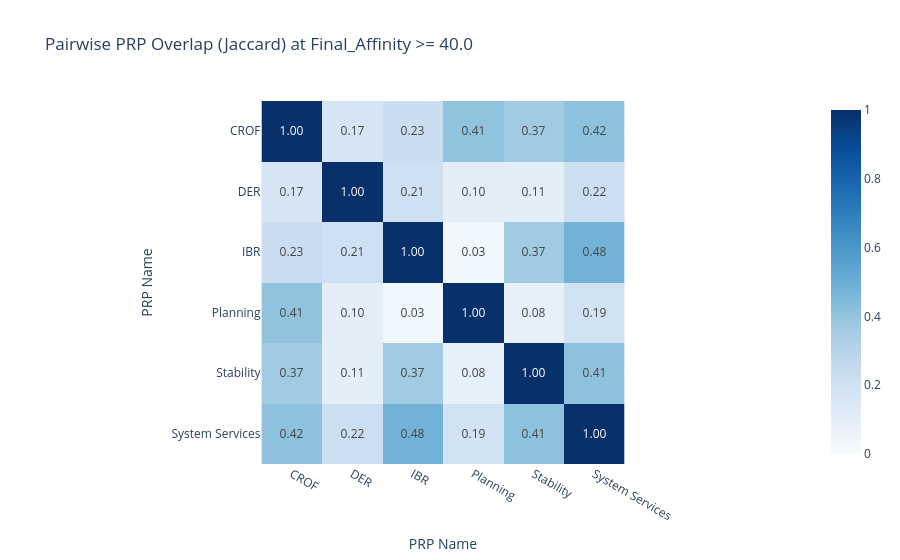
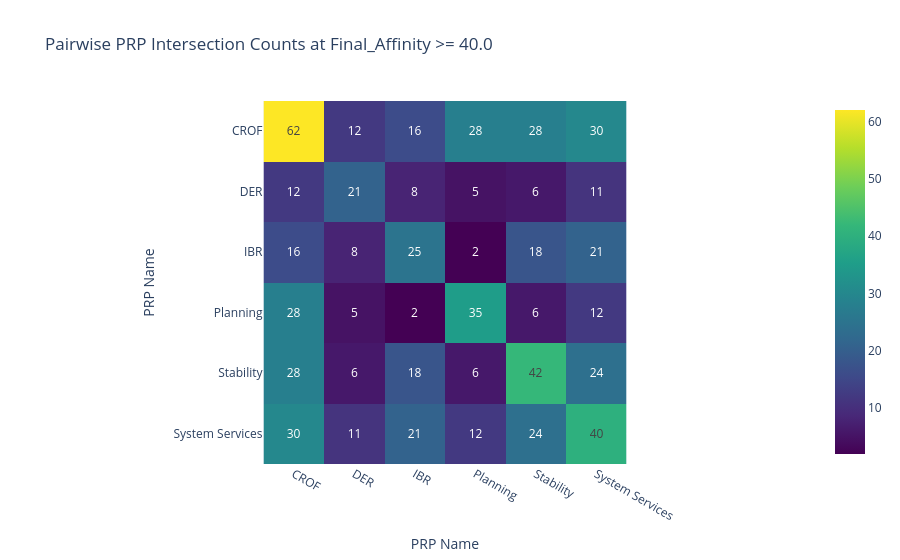
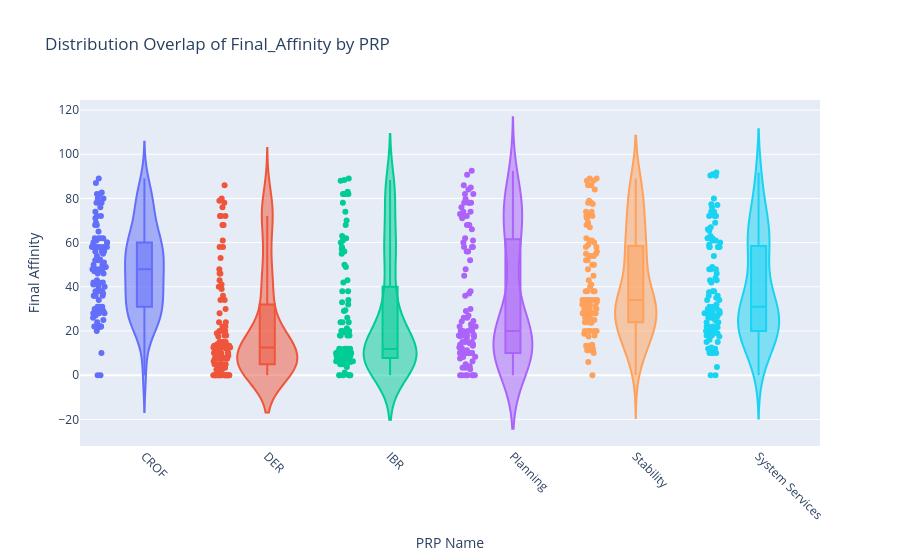
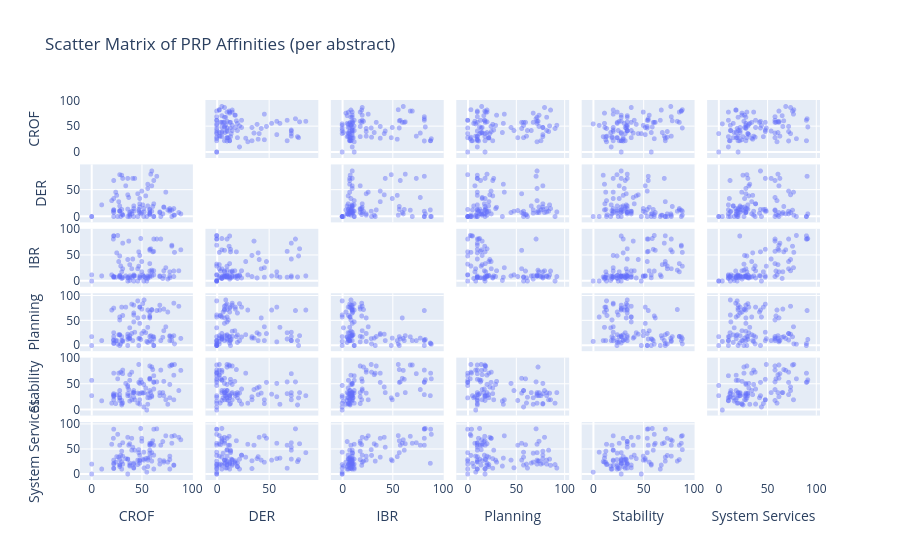

Write notebook code for charts like these, in order.
### Code cell
# Overlap analysis across PRP areas
## 1) Pairwise overlap heatmap (Jaccard) using a configurable high-affinity threshold
## 2) Distribution plot (violin) of Final_Affinity by PRP
## 3) Scatter matrix on per-abstract PRP affinities (works best for a small number of PRPs)

high_affinity_threshold = 40.0

# Build abstract x PRP matrix from the already aggregated ra_analysis_df
wide_affinity = (
    ra_analysis_df
    .pivot_table(index='Abstract_Index', columns='PRP_Name', values='Final_Affinity', aggfunc='max')
    .sort_index(axis=1)
 )

# Binary membership: whether each abstract is strongly associated with each PRP
membership = (wide_affinity >= high_affinity_threshold).fillna(False).astype(int)

# Pairwise Jaccard overlap = |A∩B| / |A∪B|
prp_cols = membership.columns.tolist()
jaccard = pd.DataFrame(index=prp_cols, columns=prp_cols, dtype=float)

for a in prp_cols:
    A = membership[a] == 1
    for b in prp_cols:
        B = membership[b] == 1
        union = (A | B).sum()
        inter = (A & B).sum()
        jaccard.loc[a, b] = (inter / union) if union > 0 else np.nan

fig = px.imshow(
    jaccard,
    text_auto='.2f',
    color_continuous_scale='Blues',
    zmin=0,
    zmax=1,
    title=f'Pairwise PRP Overlap (Jaccard) at Final_Affinity >= {high_affinity_threshold}'
 )
fig.update_layout(xaxis_title='PRP Name', yaxis_title='PRP Name')
fig.show()

# Optional: raw intersection counts (how many abstracts overlap between PRP pairs)
intersections = pd.DataFrame(index=prp_cols, columns=prp_cols, dtype=float)
for a in prp_cols:
    A = membership[a] == 1
    for b in prp_cols:
        B = membership[b] == 1
        intersections.loc[a, b] = float((A & B).sum())

fig = px.imshow(
    intersections,
    text_auto='.0f',
    color_continuous_scale='Viridis',
    title=f'Pairwise PRP Intersection Counts at Final_Affinity >= {high_affinity_threshold}'
 )
fig.update_layout(xaxis_title='PRP Name', yaxis_title='PRP Name')
fig.show()

# Distribution overlap of affinities per PRP
fig = px.violin(
    ra_analysis_df,
    x='PRP_Name',
    y='Final_Affinity',
    color='PRP_Name',
    box=True,
    points='all',
    title='Distribution Overlap of Final_Affinity by PRP'
 )
fig.update_layout(xaxis_title='PRP Name', yaxis_title='Final Affinity', showlegend=False)
fig.update_xaxes(tickangle=45)
fig.show()

# Scatter matrix (quick exploratory view of pairwise relationships between PRPs)
# Note: can get cluttered if the number of PRPs grows.
scatter_df = wide_affinity.reset_index(drop=True).copy()

fig = px.scatter_matrix(
    scatter_df,
    dimensions=prp_cols,
    title='Scatter Matrix of PRP Affinities (per abstract)'
 )
fig.update_traces(diagonal_visible=False, marker=dict(size=5, opacity=0.45))
fig.show()

print('Abstract x PRP matrix shape:', wide_affinity.shape)
display(wide_affinity.head(10))
display(jaccard)

### Figure 1 — Plotly figure (JSON) as saved in the notebook; plotly's stock layout.template omitted (floating-point values rounded to 4 significant figures)
{"data": [{"coloraxis": "coloraxis", "hovertemplate": "x: %{x}<br>y: %{y}<br>color: %{z}<extra></extra>", "name": "0", "texttemplate": "%{z:.2f}", "type": "heatmap", "x": ["CROF", "DER", "IBR", "Planning", "Stability", "System Services"], "xaxis": "x", "y": ["CROF", "DER", "IBR", "Planning", "Stability", "System Services"], "yaxis": "y", "z": [[1.0, 0.169, 0.2254, 0.4058, 0.3684, 0.4167], [0.169, 1.0, 0.2105, 0.09804, 0.1053, 0.22], [0.2254, 0.2105, 1.0, 0.03448, 0.3673, 0.4773], [0.4058, 0.09804, 0.03448, 1.0, 0.08451, 0.1905], [0.3684, 0.1053, 0.3673, 0.08451, 1.0, 0.4138], [0.4167, 0.22, 0.4773, 0.1905, 0.4138, 1.0]]}], "layout": {"coloraxis": {"cmax": 1, "cmin": 0, "colorscale": [[0, "rgb(247,251,255)"], [0.125, "rgb(222,235,247)"], [0.25, "rgb(198,219,239)"], [0.375, "rgb(158,202,225)"], [0.5, "rgb(107,174,214)"], [0.625, "rgb(66,146,198)"], [0.75, "rgb(33,113,181)"], [0.875, "rgb(8,81,156)"], [1, "rgb(8,48,107)"]]}, "title": {"text": "Pairwise PRP Overlap (Jaccard) at Final_Affinity >= 40.0"}, "xaxis": {"anchor": "y", "constrain": "domain", "domain": [0, 1], "scaleanchor": "y", "title": {"text": "PRP Name"}}, "yaxis": {"anchor": "x", "autorange": "reversed", "constrain": "domain", "domain": [0, 1], "title": {"text": "PRP Name"}}}}

### Figure 2 — Plotly figure (JSON) as saved in the notebook; plotly's stock layout.template omitted (floating-point values rounded to 4 significant figures)
{"data": [{"coloraxis": "coloraxis", "hovertemplate": "x: %{x}<br>y: %{y}<br>color: %{z}<extra></extra>", "name": "0", "texttemplate": "%{z:.0f}", "type": "heatmap", "x": ["CROF", "DER", "IBR", "Planning", "Stability", "System Services"], "xaxis": "x", "y": ["CROF", "DER", "IBR", "Planning", "Stability", "System Services"], "yaxis": "y", "z": [[62.0, 12.0, 16.0, 28.0, 28.0, 30.0], [12.0, 21.0, 8.0, 5.0, 6.0, 11.0], [16.0, 8.0, 25.0, 2.0, 18.0, 21.0], [28.0, 5.0, 2.0, 35.0, 6.0, 12.0], [28.0, 6.0, 18.0, 6.0, 42.0, 24.0], [30.0, 11.0, 21.0, 12.0, 24.0, 40.0]]}], "layout": {"coloraxis": {"colorscale": [[0, "#440154"], [0.1111, "#482878"], [0.2222, "#3e4989"], [0.3333, "#31688e"], [0.4444, "#26828e"], [0.5556, "#1f9e89"], [0.6667, "#35b779"], [0.7778, "#6ece58"], [0.8889, "#b5de2b"], [1, "#fde725"]]}, "title": {"text": "Pairwise PRP Intersection Counts at Final_Affinity >= 40.0"}, "xaxis": {"anchor": "y", "constrain": "domain", "domain": [0, 1], "scaleanchor": "y", "title": {"text": "PRP Name"}}, "yaxis": {"anchor": "x", "autorange": "reversed", "constrain": "domain", "domain": [0, 1], "title": {"text": "PRP Name"}}}}

### Figure 3 — Plotly figure (JSON) as saved in the notebook; plotly's stock layout.template omitted (floating-point values rounded to 4 significant figures)
{"data": [{"alignmentgroup": "True", "box": {"visible": true}, "hovertemplate": "PRP_Name=%{x}<br>Final_Affinity=%{y}<extra></extra>", "legendgroup": "CROF", "marker": {"color": "#636efa"}, "name": "CROF", "offsetgroup": "CROF", "orientation": "v", "points": "all", "scalegroup": "True", "showlegend": true, "type": "violin", "x": ["CROF", "CROF", "CROF", "CROF", "CROF", "CROF", "CROF", "CROF", "CROF", "CROF", "CROF", "CROF", "CROF", "CROF", "CROF", "CROF", "CROF", "CROF", "CROF", "CROF", "CROF", "CROF", "CROF", "CROF", "CROF", "CROF", "CROF", "CROF", "CROF", "CROF", "CROF", "CROF", "CROF", "CROF", "CROF", "CROF", "CROF", "CROF", "CROF", "CROF", "CROF", "CROF", "CROF", "CROF", "CROF", "CROF", "CROF", "CROF", "CROF", "CROF", "CROF", "CROF", "CROF", "CROF", "CROF", "CROF", "CROF", "CROF", "CROF", "CROF", "CROF", "CROF", "CROF", "CROF", "CROF", "CROF", "CROF", "CROF", "CROF", "CROF", "CROF", "CROF", "CROF", "CROF", "CROF", "CROF", "CROF", "CROF", "CROF", "CROF", "CROF", "CROF", "CROF", "CROF", "CROF", "CROF", "CROF", "CROF", "CROF", "CROF", "CROF", "CROF", "CROF", "CROF", "CROF", "CROF", "CROF", "CROF", "CROF"], "x0": " ", "xaxis": "x", "y": [22.0, 31.0, 20.0, 74.0, 38.0, 52.0, 76.0, 60.0, 58.0, 51.0, 56.0, 68.0, 40.0, 22.0, 62.0, 38.0, 61.0, 31.0, 65.0, 26.0, 48.0, 59.0, 48.0, 37.0, 22.0, 54.0, 56.0, 58.0, 58.0, 30.0, 48.0, 46.0, 28.0, 55.0, 28.0, 58.0, 36.0, 30.0, 80.0, 78.0, 22.0, 25.0, 38.0, 49.0, 34.0, 30.0, 31.0, 62.0, 24.0, 36.0, 42.0, 58.0, 52.0, 42.0, 21.67, 62.0, 52.33, 28.0, 68.0, 72.0, 50.0, 46.0, 71.0, 41.0, 38.0, 78.0, 10.0, 22.0, 42.0, 29.0, 72.0, 89.0, 36.0, 58.0, 82.67, 82.0, 47.0, 87.0, 0.0, 60.0, 27.0, 78.0, 47.0, 42.0, 69.0, 80.0, 28.0, 43.0, 0.0, 28.0, 62.0, 48.0, 36.0, 82.0, 40.0, 60.0, 50.0, 56.0, 22.0], "y0": " ", "yaxis": "y"}, {"alignmentgroup": "True", "box": {"visible": true}, "hovertemplate": "PRP_Name=%{x}<br>Final_Affinity=%{y}<extra></extra>", "legendgroup": "DER", "marker": {"color": "#EF553B"}, "name": "DER", "offsetgroup": "DER", "orientation": "v", "points": "all", "scalegroup": "True", "showlegend": true, "type": "violin", "x": ["DER", "DER", "DER", "DER", "DER", "DER", "DER", "DER", "DER", "DER", "DER", "DER", "DER", "DER", "DER", "DER", "DER", "DER", "DER", "DER", "DER", "DER", "DER", "DER", "DER", "DER", "DER", "DER", "DER", "DER", "DER", "DER", "DER", "DER", "DER", "DER", "DER", "DER", "DER", "DER", "DER", "DER", "DER", "DER", "DER", "DER", "DER", "DER", "DER", "DER", "DER", "DER", "DER", "DER", "DER", "DER", "DER", "DER", "DER", "DER", "DER", "DER", "DER", "DER", "DER", "DER", "DER", "DER", "DER", "DER", "DER", "DER", "DER", "DER", "DER", "DER", "DER", "DER", "DER", "DER", "DER", "DER", "DER", "DER", "DER", "DER", "DER", "DER", "DER", "DER", "DER", "DER", "DER", "DER", "DER", "DER", "DER", "DER", "DER", "DER"], "x0": " ", "xaxis": "x", "y": [12.5, 2.5, 30.0, 46.0, 8.0, 0.0, 12.5, 10.0, 7.5, 22.0, 20.0, 8.75, 5.0, 68.0, 24.0, 0.0, 19.0, 72.0, 76.0, 0.0, 18.0, 80.0, 24.0, 36.0, 12.5, 39.0, 53.0, 3.75, 5.0, 5.0, 7.5, 0.0, 11.25, 0.0, 20.0, 12.5, 14.0, 13.33, 12.0, 10.0, 7.5, 40.0, 5.0, 5.0, 58.0, 78.0, 3.333, 68.0, 46.0, 41.0, 10.0, 13.33, 15.0, 0.0, 15.0, 10.0, 0.0, 8.75, 79.0, 7.5, 18.0, 48.0, 43.0, 5.0, 72.0, 2.5, 15.0, 22.0, 34.0, 0.0, 0.0, 17.5, 5.0, 0.0, 6.25, 2.5, 2.5, 13.33, 7.5, 0.0, 86.0, 28.0, 12.5, 10.0, 20.0, 0.0, 0.0, 10.0, 72.0, 0.0, 10.0, 0.0, 34.0, 72.0, 15.0, 10.0, 58.0, 7.5, 61.0, 0.0], "y0": " ", "yaxis": "y"}, {"alignmentgroup": "True", "box": {"visible": true}, "hovertemplate": "PRP_Name=%{x}<br>Final_Affinity=%{y}<extra></extra>", "legendgroup": "IBR", "marker": {"color": "#00cc96"}, "name": "IBR", "offsetgroup": "IBR", "orientation": "v", "points": "all", "scalegroup": "True", "showlegend": true, "type": "violin", "x": ["IBR", "IBR", "IBR", "IBR", "IBR", "IBR", "IBR", "IBR", "IBR", "IBR", "IBR", "IBR", "IBR", "IBR", "IBR", "IBR", "IBR", "IBR", "IBR", "IBR", "IBR", "IBR", "IBR", "IBR", "IBR", "IBR", "IBR", "IBR", "IBR", "IBR", "IBR", "IBR", "IBR", "IBR", "IBR", "IBR", "IBR", "IBR", "IBR", "IBR", "IBR", "IBR", "IBR", "IBR", "IBR", "IBR", "IBR", "IBR", "IBR", "IBR", "IBR", "IBR", "IBR", "IBR", "IBR", "IBR", "IBR", "IBR", "IBR", "IBR", "IBR", "IBR", "IBR", "IBR", "IBR", "IBR", "IBR", "IBR", "IBR", "IBR", "IBR", "IBR", "IBR", "IBR", "IBR", "IBR", "IBR", "IBR", "IBR", "IBR", "IBR", "IBR", "IBR", "IBR", "IBR", "IBR", "IBR", "IBR", "IBR", "IBR", "IBR", "IBR", "IBR", "IBR", "IBR", "IBR", "IBR", "IBR", "IBR", "IBR"], "x0": " ", "xaxis": "x", "y": [8.75, 24.0, 12.0, 26.0, 10.0, 0.0, 3.75, 21.25, 60.0, 11.75, 5.0, 8.75, 24.0, 7.5, 20.0, 1.25, 57.0, 74.0, 82.0, 89.0, 7.5, 63.0, 6.0, 78.0, 88.0, 6.0, 10.0, 19.5, 8.0, 5.0, 10.0, 0.0, 8.75, 0.0, 10.0, 34.0, 6.25, 18.0, 68.0, 10.0, 7.5, 55.0, 6.25, 83.0, 10.0, 8.0, 6.25, 58.0, 7.5, 42.0, 12.0, 62.0, 8.75, 33.0, 10.0, 82.0, 82.0, 8.75, 49.0, 10.0, 10.0, 38.0, 24.0, 5.0, 43.0, 32.0, 18.0, 10.0, 8.75, 0.0, 29.33, 20.0, 61.0, 0.0, 10.5, 56.0, 8.75, 57.0, 20.0, 0.0, 10.0, 38.0, 6.25, 29.0, 10.0, 82.0, 70.0, 11.0, 10.0, 12.0, 7.5, 12.0, 50.0, 7.5, 19.5, 7.5, 18.0, 18.0, 7.5, 88.33], "y0": " ", "yaxis": "y"}, {"alignmentgroup": "True", "box": {"visible": true}, "hovertemplate": "PRP_Name=%{x}<br>Final_Affinity=%{y}<extra></extra>", "legendgroup": "Planning", "marker": {"color": "#ab63fa"}, "name": "Planning", "offsetgroup": "Planning", "orientation": "v", "points": "all", "scalegroup": "True", "showlegend": true, "type": "violin", "x": ["Planning", "Planning", "Planning", "Planning", "Planning", "Planning", "Planning", "Planning", "Planning", "Planning", "Planning", "Planning", "Planning", "Planning", "Planning", "Planning", "Planning", "Planning", "Planning", "Planning", "Planning", "Planning", "Planning", "Planning", "Planning", "Planning", "Planning", "Planning", "Planning", "Planning", "Planning", "Planning", "Planning", "Planning", "Planning", "Planning", "Planning", "Planning", "Planning", "Planning", "Planning", "Planning", "Planning", "Planning", "Planning", "Planning", "Planning", "Planning", "Planning", "Planning", "Planning", "Planning", "Planning", "Planning", "Planning", "Planning", "Planning", "Planning", "Planning", "Planning", "Planning", "Planning", "Planning", "Planning", "Planning", "Planning", "Planning", "Planning", "Planning", "Planning", "Planning", "Planning", "Planning", "Planning", "Planning", "Planning", "Planning", "Planning", "Planning", "Planning", "Planning", "Planning", "Planning", "Planning", "Planning", "Planning", "Planning", "Planning", "Planning", "Planning", "Planning", "Planning", "Planning", "Planning", "Planning", "Planning", "Planning", "Planning", "Planning", "Planning"], "x0": " ", "xaxis": "x", "y": [76.0, 8.25, 72.0, 38.0, 20.0, 58.0, 68.0, 73.0, 56.0, 85.0, 6.25, 82.0, 24.5, 26.0, 17.33, 36.0, 18.0, 10.0, 71.0, 2.667, 78.0, 20.0, 78.0, 15.0, 5.0, 26.0, 72.0, 60.0, 58.0, 18.0, 45.0, 90.67, 52.0, 8.333, 21.67, 18.25, 12.5, 78.0, 17.67, 20.0, 10.0, 10.0, 13.75, 12.33, 78.0, 10.0, 61.0, 13.33, 10.0, 23.0, 48.0, 10.0, 29.0, 0.0, 82.0, 11.25, 0.0, 92.5, 0.0, 72.0, 74.0, 24.25, 56.0, 16.75, 10.0, 15.0, 18.67, 10.0, 18.0, 62.0, 3.333, 30.0, 14.5, 0.0, 68.0, 3.333, 20.0, 0.0, 79.75, 18.0, 72.0, 22.0, 10.0, 14.0, 66.0, 10.0, 10.0, 22.0, 27.0, 0.0, 58.0, 0.0, 15.0, 18.0, 86.0, 84.0, 7.5, 74.0, 37.0, 4.0], "y0": " ", "yaxis": "y"}, {"alignmentgroup": "True", "box": {"visible": true}, "hovertemplate": "PRP_Name=%{x}<br>Final_Affinity=%{y}<extra></extra>", "legendgroup": "Stability", "marker": {"color": "#FFA15A"}, "name": "Stability", "offsetgroup": "Stability", "orientation": "v", "points": "all", "scalegroup": "True", "showlegend": true, "type": "violin", "x": ["Stability", "Stability", "Stability", "Stability", "Stability", "Stability", "Stability", "Stability", "Stability", "Stability", "Stability", "Stability", "Stability", "Stability", "Stability", "Stability", "Stability", "Stability", "Stability", "Stability", "Stability", "Stability", "Stability", "Stability", "Stability", "Stability", "Stability", "Stability", "Stability", "Stability", "Stability", "Stability", "Stability", "Stability", "Stability", "Stability", "Stability", "Stability", "Stability", "Stability", "Stability", "Stability", "Stability", "Stability", "Stability", "Stability", "Stability", "Stability", "Stability", "Stability", "Stability", "Stability", "Stability", "Stability", "Stability", "Stability", "Stability", "Stability", "Stability", "Stability", "Stability", "Stability", "Stability", "Stability", "Stability", "Stability", "Stability", "Stability", "Stability", "Stability", "Stability", "Stability", "Stability", "Stability", "Stability", "Stability", "Stability", "Stability", "Stability", "Stability", "Stability", "Stability", "Stability", "Stability", "Stability", "Stability", "Stability", "Stability", "Stability", "Stability", "Stability", "Stability", "Stability", "Stability", "Stability", "Stability", "Stability", "Stability", "Stability", "Stability"], "x0": " ", "xaxis": "x", "y": [28.0, 78.0, 13.33, 20.0, 28.0, 6.0, 11.25, 84.0, 62.0, 33.0, 24.0, 28.0, 74.0, 32.0, 41.0, 17.5, 79.0, 71.0, 55.0, 61.0, 32.0, 34.0, 11.67, 40.0, 28.0, 43.0, 31.0, 61.0, 38.0, 18.75, 52.0, 13.33, 18.75, 0.0, 30.0, 86.0, 32.0, 12.67, 88.0, 50.0, 20.0, 30.0, 58.0, 59.0, 52.0, 10.0, 13.75, 55.0, 12.5, 45.0, 38.0, 60.0, 50.0, 72.0, 34.0, 30.0, 54.0, 34.0, 23.75, 34.0, 28.0, 54.0, 33.0, 34.0, 34.0, 69.0, 86.0, 18.0, 26.0, 25.0, 74.0, 56.0, 77.5, 48.0, 24.0, 89.0, 68.0, 54.0, 38.0, 28.0, 28.0, 72.0, 24.0, 89.0, 34.0, 78.0, 88.0, 24.0, 20.0, 58.0, 38.0, 67.0, 20.0, 28.0, 20.0, 20.0, 26.0, 34.0, 11.25, 72.0], "y0": " ", "yaxis": "y"}, {"alignmentgroup": "True", "box": {"visible": true}, "hovertemplate": "PRP_Name=%{x}<br>Final_Affinity=%{y}<extra></extra>", "legendgroup": "System Services", "marker": {"color": "#19d3f3"}, "name": "System Services", "offsetgroup": "System Services", "orientation": "v", "points": "all", "scalegroup": "True", "showlegend": true, "type": "violin", "x": ["System Services", "System Services", "System Services", "System Services", "System Services", "System Services", "System Services", "System Services", "System Services", "System Services", "System Services", "System Services", "System Services", "System Services", "System Services", "System Services", "System Services", "System Services", "System Services", "System Services", "System Services", "System Services", "System Services", "System Services", "System Services", "System Services", "System Services", "System Services", "System Services", "System Services", "System Services", "System Services", "System Services", "System Services", "System Services", "System Services", "System Services", "System Services", "System Services", "System Services", "System Services", "System Services", "System Services", "System Services", "System Services", "System Services", "System Services", "System Services", "System Services", "System Services", "System Services", "System Services", "System Services", "System Services", "System Services", "System Services", "System Services", "System Services", "System Services", "System Services", "System Services", "System Services", "System Services", "System Services", "System Services", "System Services", "System Services", "System Services", "System Services", "System Services", "System Services", "System Services", "System Services", "System Services", "System Services", "System Services", "System Services", "System Services", "System Services", "System Services", "System Services", "System Services", "System Services", "System Services", "System Services", "System Services", "System Services", "System Services", "System Services", "System Services", "System Services", "System Services", "System Services", "System Services", "System Services", "System Services", "System Services", "System Services", "System Services", "System Services"], "x0": " ", "xaxis": "x", "y": [20.0, 36.0, 60.0, 77.0, 22.0, 44.0, 24.0, 26.0, 62.0, 30.0, 15.0, 28.0, 72.0, 11.67, 38.0, 16.0, 67.0, 63.0, 91.0, 80.0, 22.0, 61.0, 38.0, 58.0, 21.67, 31.0, 28.0, 59.0, 34.0, 10.0, 28.0, 19.0, 58.0, 3.75, 15.0, 58.0, 30.0, 46.0, 76.0, 36.0, 28.0, 35.0, 18.0, 91.75, 31.0, 25.0, 20.0, 58.0, 23.75, 74.0, 12.5, 48.0, 28.0, 26.0, 20.0, 72.0, 90.25, 12.0, 29.0, 20.0, 26.67, 72.0, 28.0, 65.33, 54.0, 61.0, 29.0, 10.0, 11.0, 12.0, 37.5, 24.0, 69.0, 0.0, 42.0, 77.33, 18.0, 43.0, 74.0, 0.0, 43.0, 34.0, 10.0, 49.0, 22.0, 58.0, 62.0, 19.0, 48.0, 20.0, 18.0, 10.0, 26.67, 30.0, 17.5, 48.0, 62.0, 66.0, 32.0, 90.33], "y0": " ", "yaxis": "y"}], "layout": {"legend": {"title": {"text": "PRP_Name"}, "tracegroupgap": 0}, "showlegend": false, "title": {"text": "Distribution Overlap of Final_Affinity by PRP"}, "violinmode": "overlay", "xaxis": {"anchor": "y", "categoryarray": ["CROF", "DER", "IBR", "Planning", "Stability", "System Services"], "categoryorder": "array", "domain": [0, 1], "tickangle": 45, "title": {"text": "PRP Name"}}, "yaxis": {"anchor": "x", "domain": [0, 1], "title": {"text": "Final Affinity"}}}}

### Figure 4 — Plotly figure (JSON) as saved in the notebook; plotly's stock layout.template omitted (floating-point values rounded to 4 significant figures)
{"data": [{"diagonal": {"visible": false}, "dimensions": [{"axis": {"matches": true}, "label": "CROF", "values": [22.0, 31.0, 20.0, 74.0, 38.0, 52.0, 76.0, 60.0, 58.0, 51.0, 56.0, 68.0, 40.0, 22.0, 62.0, 38.0, 61.0, 31.0, 65.0, 26.0, 48.0, 59.0, 48.0, 37.0, 22.0, 54.0, 56.0, 58.0, 58.0, 30.0, 48.0, 46.0, 28.0, 55.0, 28.0, 58.0, 36.0, 30.0, 80.0, 78.0, 22.0, 25.0, 38.0, 49.0, 34.0, 30.0, 31.0, 62.0, 24.0, 36.0, 42.0, 58.0, 52.0, NaN, 42.0, 21.67, 62.0, 52.33, 28.0, 68.0, 72.0, 50.0, 46.0, 71.0, 41.0, 38.0, 78.0, 10.0, 22.0, 42.0, 29.0, 72.0, 89.0, 36.0, 58.0, 82.67, 82.0, 47.0, 87.0, 0.0, 60.0, 27.0, 78.0, 47.0, 42.0, 69.0, 80.0, 28.0, 43.0, 0.0, 28.0, 62.0, 48.0, 36.0, 82.0, 40.0, 60.0, 50.0, 56.0, 22.0]}, {"axis": {"matches": true}, "label": "DER", "values": [12.5, 2.5, 30.0, 46.0, 8.0, 0.0, 12.5, 10.0, 7.5, 22.0, 20.0, 8.75, 5.0, 68.0, 24.0, 0.0, 19.0, 72.0, 76.0, 0.0, 18.0, 80.0, 24.0, 36.0, 12.5, 39.0, 53.0, 3.75, 5.0, 5.0, 7.5, 0.0, 11.25, 0.0, 20.0, 12.5, 14.0, 13.33, 12.0, 10.0, 7.5, 40.0, 5.0, 5.0, 58.0, 78.0, 3.333, 68.0, 46.0, 41.0, 10.0, 13.33, 15.0, 0.0, 15.0, 10.0, 0.0, 8.75, 79.0, 7.5, 18.0, 48.0, 43.0, 5.0, 72.0, 2.5, 15.0, 22.0, 34.0, 0.0, 0.0, 17.5, 5.0, 0.0, 6.25, 2.5, 2.5, 13.33, 7.5, 0.0, 86.0, 28.0, 12.5, 10.0, 20.0, 0.0, 0.0, 10.0, 72.0, 0.0, 10.0, 0.0, 34.0, 72.0, 15.0, 10.0, 58.0, 7.5, 61.0, 0.0]}, {"axis": {"matches": true}, "label": "IBR", "values": [8.75, 24.0, 12.0, 26.0, 10.0, 0.0, 3.75, 21.25, 60.0, 11.75, 5.0, 8.75, 24.0, 7.5, 20.0, 1.25, 57.0, 74.0, 82.0, 89.0, 7.5, 63.0, 6.0, 78.0, 88.0, 6.0, 10.0, 19.5, 8.0, 5.0, 10.0, 0.0, 8.75, 0.0, 10.0, 34.0, 6.25, 18.0, 68.0, 10.0, 7.5, 55.0, 6.25, 83.0, 10.0, 8.0, 6.25, 58.0, 7.5, 42.0, 12.0, 62.0, 8.75, 33.0, 10.0, 82.0, 82.0, 8.75, 49.0, 10.0, 10.0, 38.0, 24.0, 5.0, 43.0, 32.0, 18.0, 10.0, 8.75, 0.0, 29.33, 20.0, 61.0, 0.0, 10.5, 56.0, 8.75, 57.0, 20.0, 0.0, 10.0, 38.0, 6.25, 29.0, 10.0, 82.0, 70.0, 11.0, 10.0, 12.0, 7.5, 12.0, 50.0, 7.5, 19.5, 7.5, 18.0, 18.0, 7.5, 88.33]}, {"axis": {"matches": true}, "label": "Planning", "values": [76.0, 8.25, 72.0, 38.0, 20.0, 58.0, 68.0, 73.0, 56.0, 85.0, 6.25, 82.0, 24.5, 26.0, 17.33, 36.0, 18.0, 10.0, 71.0, 2.667, 78.0, 20.0, 78.0, 15.0, 5.0, 26.0, 72.0, 60.0, 58.0, 18.0, 45.0, 90.67, 52.0, 8.333, 21.67, 18.25, 12.5, 78.0, 17.67, 20.0, 10.0, 10.0, 13.75, 12.33, 78.0, 10.0, 61.0, 13.33, 10.0, 23.0, 48.0, 10.0, 29.0, 0.0, 82.0, 11.25, 0.0, 92.5, 0.0, 72.0, 74.0, 24.25, 56.0, 16.75, 10.0, 15.0, 18.67, 10.0, 18.0, 62.0, 3.333, 30.0, 14.5, 0.0, 68.0, 3.333, 20.0, 0.0, 79.75, 18.0, 72.0, 22.0, 10.0, 14.0, 66.0, 10.0, 10.0, 22.0, 27.0, 0.0, 58.0, 0.0, 15.0, 18.0, 86.0, 84.0, 7.5, 74.0, 37.0, 4.0]}, {"axis": {"matches": true}, "label": "Stability", "values": [28.0, 78.0, 13.33, 20.0, 28.0, 6.0, 11.25, 84.0, 62.0, 33.0, 24.0, 28.0, 74.0, 32.0, 41.0, 17.5, 79.0, 71.0, 55.0, 61.0, 32.0, 34.0, 11.67, 40.0, 28.0, 43.0, 31.0, 61.0, 38.0, 18.75, 52.0, 13.33, 18.75, 0.0, 30.0, 86.0, 32.0, 12.67, 88.0, 50.0, 20.0, 30.0, 58.0, 59.0, 52.0, 10.0, 13.75, 55.0, 12.5, 45.0, 38.0, 60.0, 50.0, 72.0, 34.0, 30.0, 54.0, 34.0, 23.75, 34.0, 28.0, 54.0, 33.0, 34.0, 34.0, 69.0, 86.0, 18.0, 26.0, 25.0, 74.0, 56.0, 77.5, 48.0, 24.0, 89.0, 68.0, 54.0, 38.0, 28.0, 28.0, 72.0, 24.0, 89.0, 34.0, 78.0, 88.0, 24.0, 20.0, 58.0, 38.0, 67.0, 20.0, 28.0, 20.0, 20.0, 26.0, 34.0, 11.25, 72.0]}, {"axis": {"matches": true}, "label": "System Services", "values": [20.0, 36.0, 60.0, 77.0, 22.0, 44.0, 24.0, 26.0, 62.0, 30.0, 15.0, 28.0, 72.0, 11.67, 38.0, 16.0, 67.0, 63.0, 91.0, 80.0, 22.0, 61.0, 38.0, 58.0, 21.67, 31.0, 28.0, 59.0, 34.0, 10.0, 28.0, 19.0, 58.0, 3.75, 15.0, 58.0, 30.0, 46.0, 76.0, 36.0, 28.0, 35.0, 18.0, 91.75, 31.0, 25.0, 20.0, 58.0, 23.75, 74.0, 12.5, 48.0, 28.0, 26.0, 20.0, 72.0, 90.25, 12.0, 29.0, 20.0, 26.67, 72.0, 28.0, 65.33, 54.0, 61.0, 29.0, 10.0, 11.0, 12.0, 37.5, 24.0, 69.0, 0.0, 42.0, 77.33, 18.0, 43.0, 74.0, 0.0, 43.0, 34.0, 10.0, 49.0, 22.0, 58.0, 62.0, 19.0, 48.0, 20.0, 18.0, 10.0, 26.67, 30.0, 17.5, 48.0, 62.0, 66.0, 32.0, 90.33]}], "hovertemplate": "%{xaxis.title.text}=%{x}<br>%{yaxis.title.text}=%{y}<extra></extra>", "legendgroup": "", "marker": {"color": "#636efa", "opacity": 0.45, "size": 5, "symbol": "circle"}, "name": "", "showlegend": false, "type": "splom"}], "layout": {"dragmode": "select", "legend": {"tracegroupgap": 0}, "title": {"text": "Scatter Matrix of PRP Affinities (per abstract)"}}}
